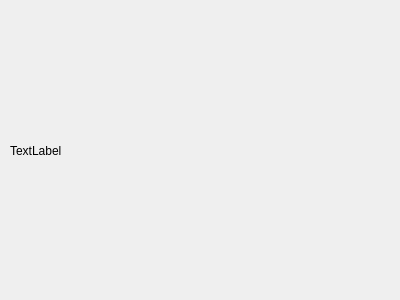
<?xml version="1.0" encoding="UTF-8"?>
<ui version="4.0">
 <class>mapExisting</class>
 <widget class="QDialog" name="mapExisting">
  <property name="geometry">
   <rect>
    <x>0</x>
    <y>0</y>
    <width>400</width>
    <height>300</height>
   </rect>
  </property>
  <property name="windowTitle">
   <string>Dialog</string>
  </property>
  <widget class="QLabel" name="label_pix">
   <property name="geometry">
    <rect>
     <x>10</x>
     <y>10</y>
     <width>381</width>
     <height>281</height>
    </rect>
   </property>
   <property name="text">
    <string>TextLabel</string>
   </property>
  </widget>
 </widget>
 <resources/>
 <connections/>
</ui>
